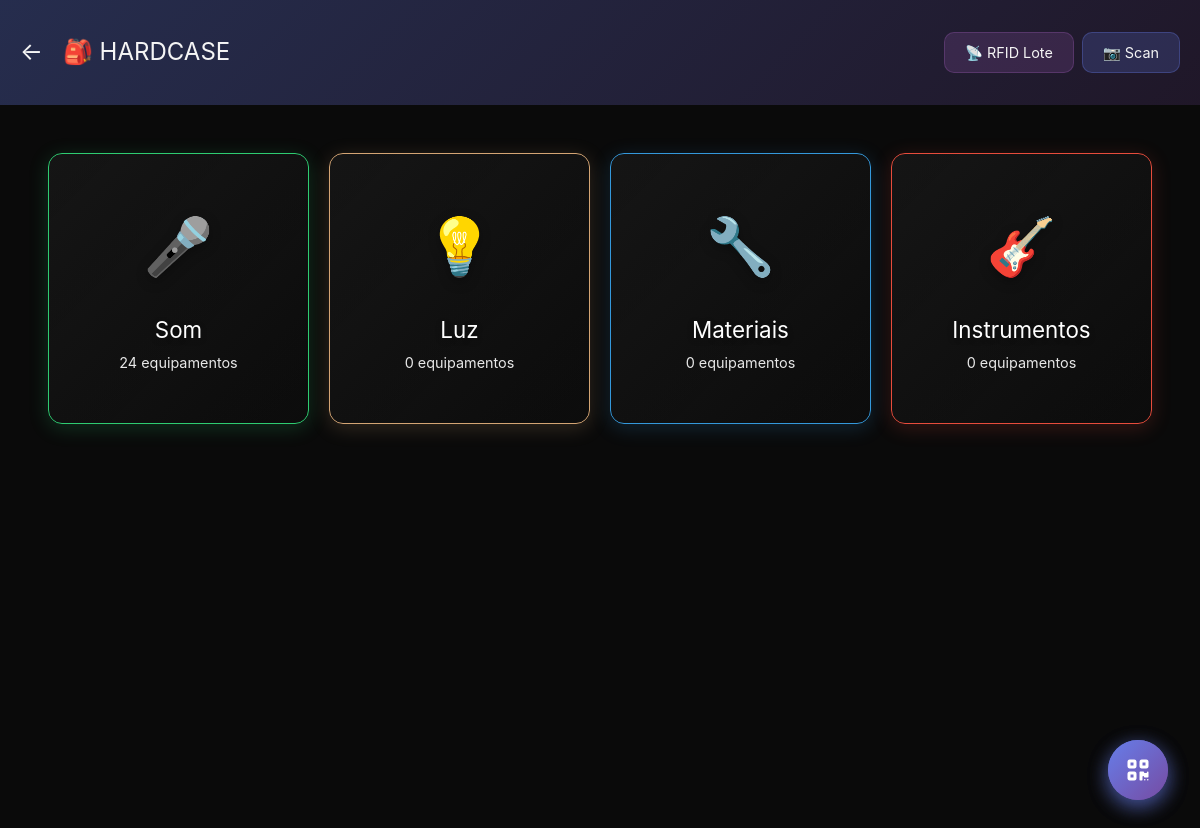
The app's page /equipment/ (signed in) with its own data.
### models/category.py (models this page shows, shortened)
class Category(db.Model):
    __tablename__ = 'category'
    id = db.Column(db.Integer, primary_key=True)
    name = db.Column(db.String(100), nullable=False)
    company_id = db.Column(db.Integer, db.ForeignKey('company.id'))
    is_system = db.Column(db.Boolean, default=False)
    created_at = db.Column(db.DateTime, default=datetime.utcnow)
    is_active = db.Column(db.Boolean, default=True)
    equipments = db.relationship('Equipment',
                                backref='equipment_category',
                                lazy=True,
                                foreign_keys='Equipment.category_id',
                                overlaps="category")
    __table_args__ = (
        db.UniqueConstraint('name', 'company_id', name='uix_category_company'),
    )

### routes/equipment.py (the view)
@equipment_bp.route('/')
@login_required
def index():
    categories = Category.query.filter_by(
        company_id=current_user.company_id
    ).all()
    category_counts = {}
    for category in categories:
        count = Equipment.query.filter_by(
            company_id=current_user.company_id,
            category_id=category.id,
            is_active=True
        ).count()
        category_counts[category.id] = count
    return render_template('equipment/index.html',
                          categories=categories,
                          category_counts=category_counts)

### main.py (called while the page is built)
@login_manager.user_loader
def load_user(user_id):
    from models.user import User
    return User.query.get(int(user_id))

### templates/equipment/index.html (shortened to what this page needs)
{% extends "base.html" %}
{% block content %}
<div class="page-container">
    <div class="page-header">
        <div class="header-left">
            <a href="{{ url_for('dashboard') }}" class="back-button">←</a>
            <h1 class="header-title">🎒 HARDCASE</h1>
        </div>
        <div style="display: flex; gap: 8px;">
            <a href="{{ url_for('scanner.rfid_batch_associate') }}" class="scan-button" style="background: rgba(155, 89, 182, 0.2); border-color: rgba(155, 89, 182, 0.3);">
                📡 RFID Lote
            </a>
            <a href="{{ url_for('equipment.scan') }}" class="scan-button">
                📷 Scan
            </a>
        </div>
    </div>
    <div class="categories-grid">
        {% for category in categories %}
            {% set cat_name = category.name.lower() %}
            {% set cat_class = 'category-' + cat_name %}
            {% if cat_name == 'som' %}
                {% set icon = '🎤' %}
            {% elif cat_name == 'luz' %}
                {% set icon = '💡' %}
            {% elif cat_name == 'materiais' %}
                {% set icon = '🔧' %}
            {% elif cat_name == 'instrumentos' %}
                {% set icon = '🎸' %}
            {% else %}
                {% set icon = '📦' %}
            {% endif %}
            <a href="{{ url_for('equipment.list_by_category', category_id=category.id) }}"
               class="category-card {{ cat_class }}">
                <div class="category-content">
                    <div class="category-icon">{{ icon }}</div>
                    <div class="category-name">{{ category.name }}</div>
                    <div class="category-count">{{ category_counts.get(category.id, 0) }} equipamentos</div>
                </div>
            </a>
        {% endfor %}
    </div>
    <a href="{{ url_for('equipment.scan') }}" class="fab">
        📷
    </a>
</div>
{% endblock %}

### templates/base.html (style rules this page uses)
* { margin: 0; padding: 0; box-sizing: border-box; }
:root { --black-deep: #0a0a0a; --gray-darkest: #1a1a1a; --gray-dark: #2a2a2a; --gray-medium: #3a3a3a; --gray-light: #505050; --gray-lighter: #707070; --white-soft: #f5f5f5; --white-muted: #e0e0e0; --gold: #d4af37; --bronze: #cd7f32; --gold-dark: #b8941f; --success: #2ecc71; --warning: #f39c12; --danger: #e74c3c; --info: #3498db; --spacing-xs: 4px; --spacing-sm: 8px; --spacing-md: 16px; --spacing-lg: 24px; --spacing-xl: 32px; --radius-sm: 6px; --radius-md: 10px; --radius-lg: 14px; --shadow-sm: 0 2px 8px rgba(0, 0, 0, 0.4); --shadow-md: 0 4px 16px rgba(0, 0, 0, 0.5); --shadow-lg: 0 8px 24px rgba(0, 0, 0, 0.6); --bottom-nav-height: 70px; --header-height: 60px; --max-width: 1200px; }
body { font-family: -apple-system, BlinkMacSystemFont, 'Segoe UI', 'Roboto', 'Helvetica', 'Arial', sans-serif; background: var(--black-deep); color: var(--white-soft); line-height: 1.6; -webkit-font-smoothing: antialiased; -moz-osx-font-smoothing: grayscale; }
.fab { position: fixed; bottom: calc(var(--bottom-nav-height) + 16px); right: 16px; width: 56px; height: 56px; background: linear-gradient(135deg, var(--gold) 0%, var(--bronze) 100%); border-radius: 50%; display: flex; align-items: center; justify-content: center; box-shadow: var(--shadow-lg); z-index: 999; text-decoration: none; color: var(--black-deep); transition: all 0.3s ease; }
@media (min-width: 768px) { .fab { bottom: 24px; right: 24px; } }
@media (min-width: 1024px) { :root { --spacing-md: 20px; --spacing-lg: 32px; --spacing-xl: 48px; } }

### records on screen
Category: icon "🎤", name "Som", get "24"
Category: icon "💡", name "Luz", get "0"
Category: icon "🔧", name "Materiais", get "0"
Category: icon "🎸", name "Instrumentos", get "0"
